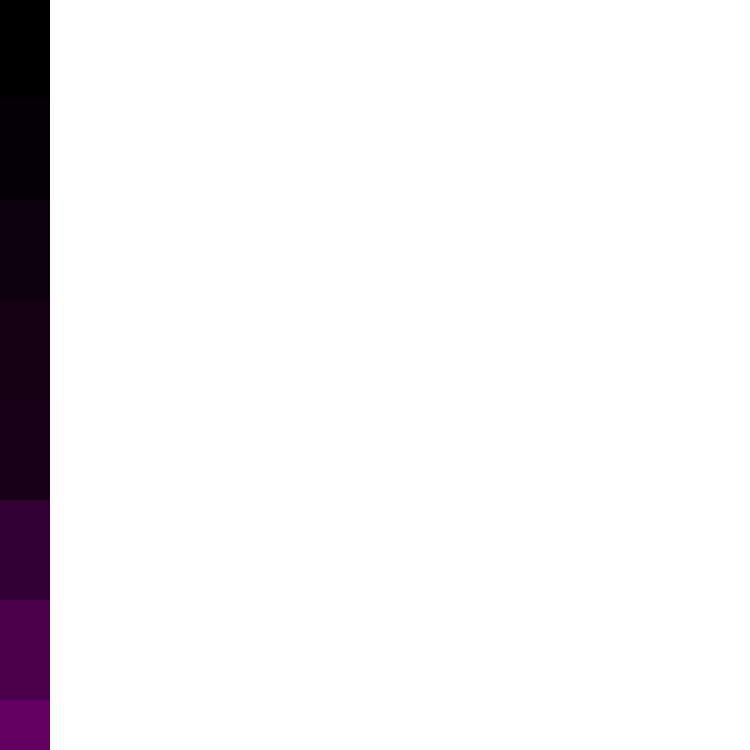
Frame 1 (no input)
Frame 60 (the mouse pressed at the canvas centre just before this capture): identical to frame 1, image omitted
Frame 120 (the mouse held since frame 60 and released just before this capture): identical to frame 1, image omitted

The Processing sketch that drew this single still picture (run headless with seeded random() and noise(); from frame 60 on, the mouse is pressed at the canvas centre):

// Processing sketch: processing_163910
// ── processing_163910.pde

// Sets up the program to run, only runs once at begining 
void setup(){
// sets the canvas size to 750pi by 750pi  
  size(750,750);
// sets back ground color to white  
  background(255);
// sets frame rate to 60 frames per second  
  frameRate(60);
}  
  
void draw(){
  // sets back ground color to white  
  fill(mouseY, mouseX, mouseY);
  noStroke();
  rect(mouseX,0,50,100);
  
  fill(mouseX+5, mouseY, mouseX+5);
  noStroke();
  rect(mouseX,100,50,100);
  
  fill(mouseY+15, mouseX, mouseY+15);
  noStroke();
  rect(mouseX,200,50,100);
  
  fill(mouseX+20, mouseY, mouseX+20);
  noStroke();
  rect(mouseX,300,50,100);
  
  fill(mouseY+25, mouseX, mouseY+25);
  noStroke();
  rect(mouseX,400,50,100);
  
  fill(mouseX+50, mouseY, mouseX+50);
  noStroke();
  rect(mouseX,500,50,100);
  
  fill(mouseY+75, mouseX, mouseY+75);
  noStroke();
  rect(mouseX,600,50,100);
  
  fill(mouseX+100, mouseY, mouseX+100);
  noStroke();
  rect(mouseX,700,50,100);
}
